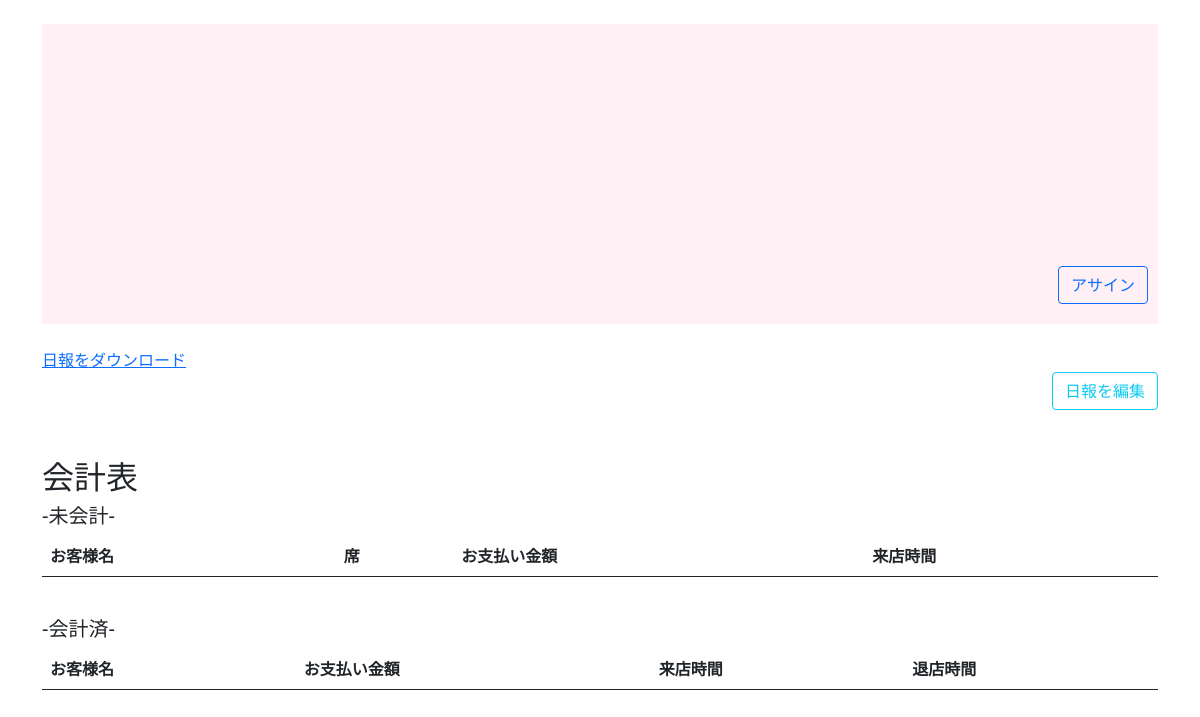
The page /seat on the database as committed earlier.
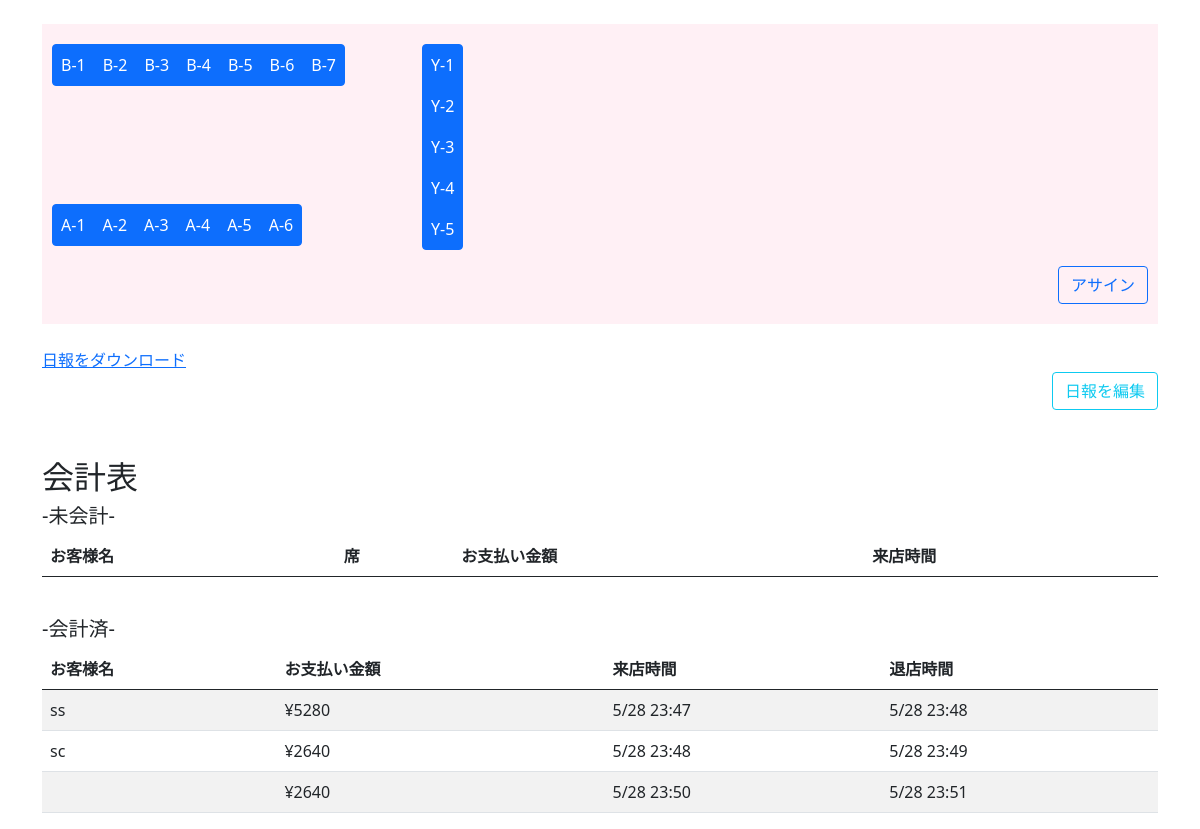
The same page on the database as committed later.
### attendance/models.py (models this page shows, shortened)
class Seat(models.Model):
    Seat_ID = models.CharField(max_length=10, null=True)
    CheckSheet = models.ForeignKey(CheckSheet, on_delete=models.CASCADE)
    attr = models.CharField(max_length=3, null=True)
    pos_x = models.IntegerField(default=0)
    pos_y = models.IntegerField(default=0)
    is_use = models.BooleanField(default=False)
    def __str__(self):
        return self.Seat_ID

class CheckSheet(models.Model):
    total_fee = models.IntegerField(default=0)
    discount = models.IntegerField(default=0)
    how_cash = models.CharField(max_length=20, null=True)
    asign = models.BooleanField(default=False)
    client_name = models.CharField(max_length=20, null=True)
    client_num = models.IntegerField(default=0)
    start_time = models.DateTimeField(verbose_name="来店時間")
    end_time = models.DateTimeField(verbose_name="退店時間")
    start_overtime = models.CharField(max_length=20, null=True)
    end_overtime = models.CharField(max_length=20, null=True)
    drink_staff = models.ManyToManyField("Account",related_name="drink",through="SheetStaffRelation")
    staff = models.ManyToManyField("Account",through="SheetAccountRelation")
    memo_str = models.CharField(max_length=100, null=True)

### attendance/views.py (the view, shortened to what this page needs)
# urls.py: path("seat", views.SelectSeat.as_view(), name="SelectSeat"),
class SelectSeat(ListView):
    model = Seat
    template_name = "attendance/select_seat.html"
    def get(self, request):
        context = {
            "object_list": Seat.objects.all(),
            "CheckSheet_list": CheckSheet.objects.all(),
            }
        return render(request,"attendance/select_seat.html", context)

### templates/attendance/select_seat.html (shortened to what this page needs)
{% extends "attendance/DB5_base.html" %}
{% block body %}
<div class="container" name="container"><br>
<form action="{% url 'SelectSeat' %}" method="post">
    <div class="col position-relative" style="background-color: lavenderblush; height: 300px;">
        <div class="btn-group" role="group" style="position: absolute; left: 10px; top: 20px">
        {% for seat in object_list %}
        {% if seat.attr == "B" %}
            {% if not seat.is_use %}
            <label class="btn btn-primary p-2" for="seat-{{seat}}" name="seat-{{seat}}">
                {{seat}}
            </label>
            {% else %}
                <button type="submit" class="btn btn-danger p-2" name="dager_button" value="{{seat.pk}}">{{seat}}</button>
            {% endif %}
        {% endif %}
        {% endfor %}
        </div>
        <div class="btn-group" role="group" style="position: absolute; left: 10px; top: 180px">
        {% for seat in object_list %}
        {% if seat.attr == "A" %}
            {% if not seat.is_use %}
                <label class="btn btn-primary p-2" for="seat-{{seat}}" name="p_label">
                    {{seat}}
                </label>
            {% else %}
                <button type="submit" class="btn btn-danger p-2" name="dager_button" value="{{seat.pk}}">{{seat}}</button>
            {% endif %}
        {% endif %}
        {% endfor %}
        </div>
        <div class="btn-group-vertical" role="group" style="position: absolute; left: 380px; top: 20px">
            {% for seat in object_list %}
            {% if seat.attr == "Y" %}
                {% if not seat.is_use %}
                    <label class="btn btn-primary p-2" for="seat-{{seat}}" name="p_label">
                        {{seat}}
                    </label>
                {% else %}
                    <button type="submit" class="btn btn-danger p-2" name="dager_button" value="{{seat.pk}}">{{seat}}</button>
                {% endif %}
            {% endif %}
            {% endfor %}
        </div>
        <input type="submit" name="comp_btn" class="btn btn-outline-primary" style="position: absolute; right: 10px; bottom: 20px" value="アサイン">
    </div>
    <br>
    <a href="{% url 'Daily' %}">日報をダウンロード</a>
    <span class="d-grid gap-2 d-md-flex justify-content-end">
        <a class="btn btn-outline-info" href="{% url 'DailyEdit' %}">日報を編集</a>
    </span>
    <br><br>
    <h2>会計表</h2>
    <div class="asign_table">
        <h5>-未会計-</h5>
        <table class="table table-striped">
            <thead>
                <tr>
                <th scope="col">お客様名</th>
                <th scope="col">席</th>
                <th scope="col">お支払い金額</th>
                <th scope="col">来店時間</th>
                </tr>
            </thead>
        </table>
        <br>
        <div class="non_asign_table">
            <h5>-会計済-</h5>
            <table class="table table-striped">
                <thead>
                    <tr>
                    <th scope="col">お客様名</th>
                    <th scope="col">お支払い金額</th>
                    <th scope="col">来店時間</th>
                    <th scope="col">退店時間</th>
                    </tr>
                </thead>
                <tbody>
                    {% for sheet in CheckSheet_list %}
                    {% if sheet.client_name != "clientGOD" and not sheet.asign %}
                        <tr data-href="{% url 'CheckSheet' pk=sheet.pk %}">
                        <td>{{sheet.client_name}}</td>
                        <td>¥{{sheet.total_fee}}</td>
                        <td>{{sheet.start_overtime}}</td>
                        <td>{{sheet.end_overtime}}</td>
                        </tr>
                    {% endif %}
                    {% endfor %}
                </tbody>
            </table>
    </div>
</form>
</div>
{% endblock body %}

### templates/attendance/DB5_base.html (shortened to what this page needs)
{% load static %}
<!DOCTYPE html>
<html lang="ja">
  <head>
    <link href="{% static 'attendance/MDB5s/css/bootstrap.min.css' %}" rel="stylesheet">
</head>
  <body>
    {% block body %}
    {% endblock %}
    </body>
</html>

Rows that differ between the two databases and show on the page:
added Seat: Seat_ID "B-1"
added Seat: Seat_ID "B-2"
added Seat: Seat_ID "B-3"
added Seat: Seat_ID "B-4"
added Seat: Seat_ID "B-5"
added Seat: Seat_ID "B-6"
added Seat: Seat_ID "B-7"
now on this page (row edited): Seat: Seat_ID "A-1"
now on this page (row edited): Seat: Seat_ID "A-2"
added Seat: Seat_ID "A-3"
added Seat: Seat_ID "A-4"
added Seat: Seat_ID "A-5"
added Seat: Seat_ID "A-6"
added Seat: Seat_ID "Y-1"
added Seat: Seat_ID "Y-2"
added Seat: Seat_ID "Y-3"
added Seat: Seat_ID "Y-4"
added Seat: Seat_ID "Y-5"
added CheckSheet: client_name "ss", total_fee "5280", start_overtime "5/28 23:47", end_overtime "5/28 23:48"
added CheckSheet: client_name "sc", total_fee "2640", start_overtime "5/28 23:48", end_overtime "5/28 23:49"
added CheckSheet: total_fee "2640", start_overtime "5/28 23:50", end_overtime "5/28 23:51"
